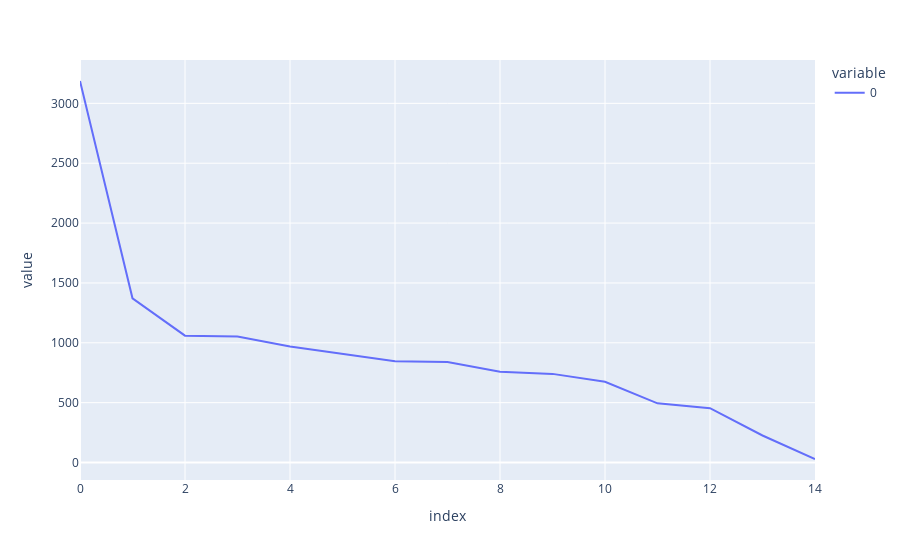

Notebook code cell kept with this figure:
### Code cell
# scree plot
px.line(s**2)

### Figure 1 — Plotly figure (JSON) as saved in the notebook; plotly's stock layout.template omitted (floating-point values rounded to 4 significant figures)
{"data": [{"hovertemplate": "variable=0<br>index=%{x}<br>value=%{y}<extra></extra>", "legendgroup": "0", "line": {"color": "#636efa", "dash": "solid"}, "marker": {"symbol": "circle"}, "mode": "lines", "name": "0", "orientation": "v", "showlegend": true, "type": "scatter", "x": [0, 1, 2, 3, 4, 5, 6, 7, 8, 9, 10, 11, 12, 13, 14], "xaxis": "x", "y": [3187.0, 1372.0, 1060.0, 1052.0, 969.2, 905.3, 845.0, 839.6, 757.7, 740.4, 674.5, 494.4, 453.6, 225.6, 29.42], "yaxis": "y"}], "layout": {"legend": {"title": {"text": "variable"}, "tracegroupgap": 0}, "margin": {"t": 60}, "xaxis": {"anchor": "y", "domain": [0, 1], "title": {"text": "index"}}, "yaxis": {"anchor": "x", "domain": [0, 1], "title": {"text": "value"}}}}
